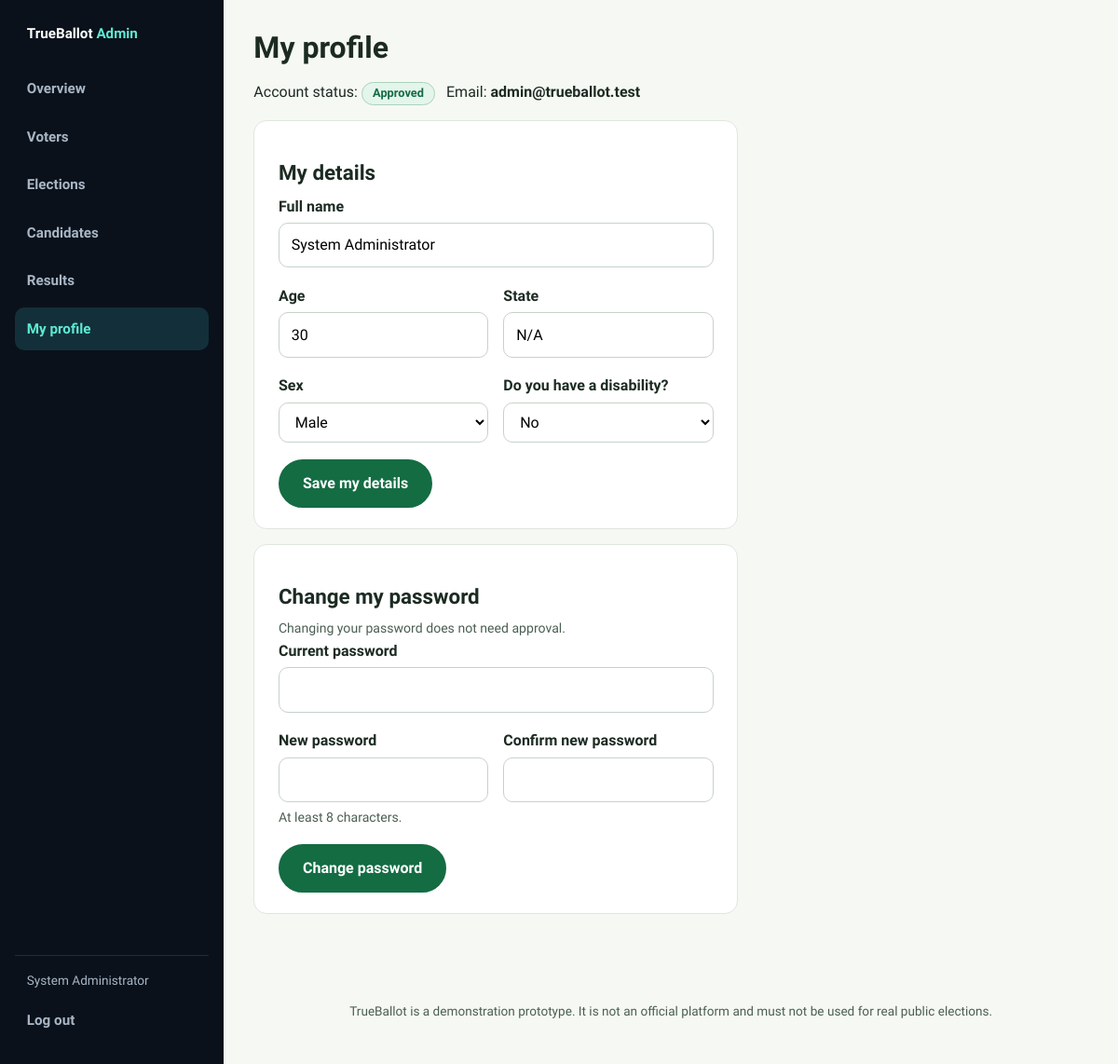
/public/profile (signed in), run on the app's committed database.
### tables this page shows
CREATE TABLE users (
  id                INT UNSIGNED NOT NULL AUTO_INCREMENT,
  full_name         VARCHAR(150) NOT NULL,
  email             VARCHAR(150) NOT NULL,
  password_hash     VARCHAR(255) NOT NULL,
  age               TINYINT UNSIGNED NOT NULL,
  state             VARCHAR(100) NOT NULL,
  sex               ENUM('male','female') NOT NULL DEFAULT 'male',
  disability_status ENUM('yes','no') NOT NULL DEFAULT 'no',
  role              ENUM('voter','admin') NOT NULL DEFAULT 'voter',
  status            ENUM('pending','approved','rejected','suspended') NOT NULL DEFAULT 'pending',
  created_at        TIMESTAMP NOT NULL DEFAULT CURRENT_TIMESTAMP,
  updated_at        TIMESTAMP NOT NULL DEFAULT CURRENT_TIMESTAMP ON UPDATE CURRENT_TIMESTAMP,
  PRIMARY KEY (id),
  UNIQUE KEY uq_users_email (email)
);

### app/Core/Controller.php (called while the page is built, shortened)
<?php
abstract class Controller
{
    public function __construct()
    {
        Auth::authorise($this->requiredArea());
    }
    protected function view(string $view, array $data = [], string $title = ''): void
    {
        $viewFile = BASE_PATH . '/app/Views/' . $view . '.php';
        $currentUser = Auth::user();
        extract($data, EXTR_SKIP);
        try {
            require BASE_PATH . '/app/Views/layouts/header.php';
            require $viewFile;
            require BASE_PATH . '/app/Views/layouts/footer.php';
        } catch (\Throwable $e) {
            ob_end_clean();
            throw $e;
        }
    }
}

### app/Controllers/ProfileController.php (called while the page is built, shortened)
<?php
final class ProfileController extends Controller
{
    public function edit(): void
    {
        $this->view('profile/edit', ['user' => Auth::user()], 'My profile');
    }
}

### app/Core/Router.php (called while the page is built, shortened)
<?php
final class Router
{
    public function dispatch(string $method, string $uri): void
    {
        $method = strtoupper($method);
        $path   = $this->normalise($uri);
        $key    = $method . ' ' . $path;
        [$controllerClass, $action] = $this->routes[$key];
        $controller = new $controllerClass();
        $controller->$action();
    }
    private function normalise(string $uri): string
    {
        $path = rawurldecode((string) parse_url($uri, PHP_URL_PATH));
        $base  = base_url();
        $roots = [$base];
        if (str_ends_with($base, '/public')) {
            $roots[] = substr($base, 0, -7);
        }
        foreach ($roots as $root) {
            if ($root !== '' && stripos($path, $root) === 0
                && (strlen($path) === strlen($root) || $path[strlen($root)] === '/')) {
                $path = substr($path, strlen($root));
                break;
            }
        }
        $path = '/' . trim($path, '/');
        return $path === '/index.php' ? '/' : $path;
    }
}

### public/index.php (called while the page is built, shortened)
<?php
spl_autoload_register(function (string $class): void {
    $prefix = 'App\\';
    $file = BASE_PATH . '/app/' . str_replace('\\', '/', substr($class, strlen($prefix))) . '.php';
});
require BASE_PATH . '/app/Core/helpers.php';
$router = new Router(require BASE_PATH . '/config/routes.php');
$router->dispatch($_SERVER['REQUEST_METHOD'] ?? 'GET', $_SERVER['REQUEST_URI'] ?? '/');

### app/Core/Auth.php (called while the page is built, shortened)
<?php
final class Auth
{
    private static ?User $user = null;
    private static bool $loaded = false;
    public static function user(): ?User
    {
        if (!self::$loaded) {
            $id = Session::get('user_id');
            self::$user   = $id !== null ? User::find((int) $id) : null;
            self::$loaded = true;
        }
        return self::$user;
    }
    public static function authorise(?string $area): void
    {
        $user = self::user();
    }
}

### app/Models/Admin.php (called while the page is built, shortened)
<?php
final class Admin extends User
{
    public function homePath(): string
    {
        return '/admin';
    }
    public function canAccess(string $area): bool
    {
        return match ($area) {
            self::AREA_ANY, self::AREA_ADMIN => true,
            default                          => false,
        };
    }
}

### config/database.php (called while the page is built)
<?php
return [
    'host'     => env('DB_HOST', '127.0.0.1'),
    'port'     => (int) env('DB_PORT', '3306'),
    'database' => env('DB_NAME', 'trueballot'),
    'username' => env('DB_USER', 'root'),
    'password' => env('DB_PASS', ''),
    'charset'  => 'utf8mb4',
    'ssl_ca'   => env('DB_SSL_CA', BASE_PATH . '/config/ca.pem'),
];

### app/Core/Database.php (called while the page is built, shortened)
<?php
final class Database
{
    private static ?PDO $pdo = null;
    public static function connection(): PDO
    {
        if (self::$pdo === null) {
            $c = require BASE_PATH . '/config/database.php';
            $dsn = sprintf(
                'mysql:host=%s;port=%d;dbname=%s;charset=%s',
                $c['host'],
                $c['port'],
                $c['database'],
                $c['charset']
            );
            $options = [
                PDO::ATTR_ERRMODE            => PDO::ERRMODE_EXCEPTION,
                PDO::ATTR_DEFAULT_FETCH_MODE => PDO::FETCH_ASSOC,
                PDO::ATTR_EMULATE_PREPARES   => false,
            ];
            try {
                self::$pdo = new PDO($dsn, $c['username'], $c['password'], $options);
            } catch (PDOException $e) {
                throw new \RuntimeException('Could not connect to the database: ' . $e->getMessage(), 0, $e);
            }
        }
        return self::$pdo;
    }
}

### app/Core/Model.php (called while the page is built, shortened)
<?php
abstract class Model
{
    protected static string $table = '';
    public function get(string $key, mixed $default = null): mixed
    {
        return $this->attributes[$key] ?? $default;
    }
    public static function find(int $id): ?Model
    {
        $row = static::run('SELECT * FROM `' . static::$table . '` WHERE id = ? LIMIT 1', [$id])->fetch();
        return $row ? static::hydrate($row) : null;
    }
    protected static function run(string $sql, array $params = []): PDOStatement
    {
        $statement = Database::connection()->prepare($sql);
        $statement->execute($params);
        return $statement;
    }
}

### app/Models/User.php (called while the page is built, shortened)
<?php
abstract class User extends Model implements RoleInterface
{
    protected static function hydrate(array $row): Model
    {
        return ($row['role'] ?? 'voter') === 'admin' ? new Admin($row) : new Voter($row);
    }
    public static function find(int $id): ?User
    {
        $user = parent::find($id);
        return $user instanceof User ? $user : null;
    }
    public function fullName(): string
    {
        return (string) $this->get('full_name', '');
    }
    public function email(): string
    {
        return (string) $this->get('email', '');
    }
    public function age(): int
    {
        return (int) $this->get('age', 0);
    }
    public function state(): string
    {
        return (string) $this->get('state', '');
    }
    public function sex(): string
    {
        return (string) $this->get('sex', 'prefer_not_to_say');
    }
    public function disabilityStatus(): string
    {
        return (string) $this->get('disability_status', 'prefer_not_to_say');
    }
    public function status(): string
    {
        return (string) $this->get('status', 'pending');
    }
}

### app/Core/Session.php (called while the page is built, shortened)
<?php
final class Session
{
    public static function get(string $key, mixed $default = null): mixed
    {
        return $_SESSION[$key] ?? $default;
    }
    public static function flashed(string $key, mixed $default = null): mixed
    {
        return $_SESSION['_flash'][$key] ?? $default;
    }
    public static function old(string $key, string $default = ''): string
    {
        $old = self::flashed('old', []);
        return (string) ($old[$key] ?? $default);
    }
}

### app/Views/profile/edit.php (the view, shortened to what this page needs)
<h1>My profile</h1>
<p>Account status: <?= status_badge($user->status()) ?> &nbsp; Email: <strong><?= e($user->email()) ?></strong></p>
<section class="card narrow" aria-labelledby="details-heading">
    <h2 id="details-heading">My details</h2>
    <form method="post" action="<?= e(url('/profile')) ?>" novalidate>
        <div class="field">
            <label for="full_name">Full name</label>
            <input type="text" id="full_name" name="full_name" value="<?= old('full_name', $user->fullName()) ?>" maxlength="150" autocomplete="name" required <?= field_attrs('full_name') ?>>
        </div>
        <div class="field-row">
            <div class="field">
                <label for="age">Age</label>
                <input type="number" id="age" name="age" value="<?= old('age', (string) $user->age()) ?>" min="18" max="120" inputmode="numeric" required <?= field_attrs('age') ?>>
            </div>
            <div class="field">
                <label for="state">State</label>
                <input type="text" id="state" name="state" value="<?= old('state', $user->state()) ?>" maxlength="100" required <?= field_attrs('state') ?>>
            </div>
        </div>
        <div class="field-row">
            <div class="field">
                <label for="sex">Sex</label>
                <select id="sex" name="sex" required <?= field_attrs('sex') ?>>
                    <?php foreach (['male', 'female'] as $option): ?>                        <option value="<?= e($option) ?>" <?= old('sex', $user->sex()) === $option ? 'selected' : '' ?>><?= e(label($option)) ?></option>
                    <?php endforeach; ?>
                </select>
            </div>
            <div class="field">
                <label for="disability_status">Do you have a disability?</label>
                <select id="disability_status" name="disability_status" required <?= field_attrs('disability_status') ?>>
                    <?php foreach (['yes', 'no'] as $option): ?>                        <option value="<?= e($option) ?>" <?= old('disability_status', $user->disabilityStatus()) === $option ? 'selected' : '' ?>><?= e(label($option)) ?></option>
                    <?php endforeach; ?>
                </select>
            </div>
        </div>
        <button type="submit" class="btn">Save my details</button>
    </form>
</section>
<section class="card narrow" aria-labelledby="password-heading">
    <h2 id="password-heading">Change my password</h2>
    <p class="hint">Changing your password does not need approval.</p>
    <form method="post" action="<?= e(url('/profile/password')) ?>" novalidate>
        <div class="field">
            <label for="current_password">Current password</label>
            <input type="password" id="current_password" name="current_password" autocomplete="current-password" required <?= field_attrs('current_password') ?>>
        </div>
        <div class="field-row">
            <div class="field">
                <label for="new_password">New password</label>
                <input type="password" id="new_password" name="new_password" minlength="8" maxlength="72" autocomplete="new-password" required <?= field_attrs('new_password') ?>>
                <p class="hint">At least 8 characters.</p>
            </div>
            <div class="field">
                <label for="new_password_confirm">Confirm new password</label>
                <input type="password" id="new_password_confirm" name="new_password_confirm" autocomplete="new-password" required <?= field_attrs('new_password_confirm') ?>>
            </div>
        </div>
        <button type="submit" class="btn">Change password</button>
    </form>
</section>

### app/Views/layouts/header.php (shortened to what this page needs)
<?php
$isAdminShell = $currentUser !== null && $currentUser->canAccess(RoleInterface::AREA_ADMIN);
?><!DOCTYPE html>
<html lang="en">
<head>
    <link rel="stylesheet" href="<?= e(asset('css/style.css')) ?>">
</head>
<body class="<?= $isAdminShell ? 'is-admin' : '' ?>">
<?php if ($isAdminShell):
    $path = parse_url($_SERVER['REQUEST_URI'] ?? '/', PHP_URL_PATH) ?: '/';
    $nav = ['Overview' => $currentUser->homePath(), 'Voters' => '/admin/voters', 'Elections' => '/admin/elections', 'Candidates' => '/admin/candidates', 'Results' => '/results', 'My profile' => '/profile'];
    ?>
<div class="admin-shell">
    <aside class="sidebar" aria-label="Admin navigation">
        <a class="brand" href="<?= e(url('/')) ?>">TrueBallot <span>Admin</span></a>
        <?php foreach ($nav as $label => $href): ?>
            <a href="<?= e(url($href)) ?>"<?= str_ends_with($path, $href) ? ' class="active"' : '' ?>><?= e($label) ?></a>
        <?php endforeach; ?>
        <div class="sidebar-foot">
            <p><?= e($currentUser->fullName()) ?></p>
            <form class="inline-form" method="post" action="<?= e(url('/logout')) ?>">
                <button type="submit" class="link-button">Log out</button>
            </form>
        </div>
    </aside>
    <div class="admin-main">
<?php endif; ?>
<main id="main" class="container">

### app/Core/helpers.php (shortened to what this page needs)
<?php
function env(string $key, ?string $default = null): ?string
{
    $value = $_ENV[$key] ?? $_SERVER[$key] ?? getenv($key);
    return ($value === false || $value === '') ? $default : (string) $value;
}
function e(mixed $value): string
{
    return htmlspecialchars((string) $value, ENT_QUOTES, 'UTF-8');
}
function base_url(): string
{
    $base = str_replace('\\', '/', dirname($_SERVER['SCRIPT_NAME'] ?? '/'));
    return rtrim($base, '/');
}
function url(string $path = '/'): string
{
    return base_url() . '/' . ltrim($path, '/');
}
function asset(string $path): string
{
    return url('assets/' . ltrim($path, '/'));
}
function old(string $key, string $default = ''): string
{
    return e(Session::old($key, $default));
}
function form_errors(): array
{
    return (array) Session::flashed('errors', []);
}
function has_error(string $field): bool
{
    return isset(form_errors()[$field]);
}
function field_attrs(string $field): string
{
    return has_error($field) ? 'aria-invalid="true" aria-describedby="' . e($field) . '-error"' : '';
}
function label(string $value): string
{
    return ucfirst(str_replace('_', ' ', $value));
}
function status_badge(string $status): string
{
    return '<span class="badge badge-' . e($status) . '">' . e(label($status)) . '</span>';
}

### data on the page
users: full_name "System Administrator", status "Approved", email "admin@trueballot.test", age "30", state "N/A", sex "Male", disability_status "No"

### other printed values
$label "Overview"
$label "Voters"
$label "Elections"
$label "Candidates"
$label "Results"
$label "My profile"
